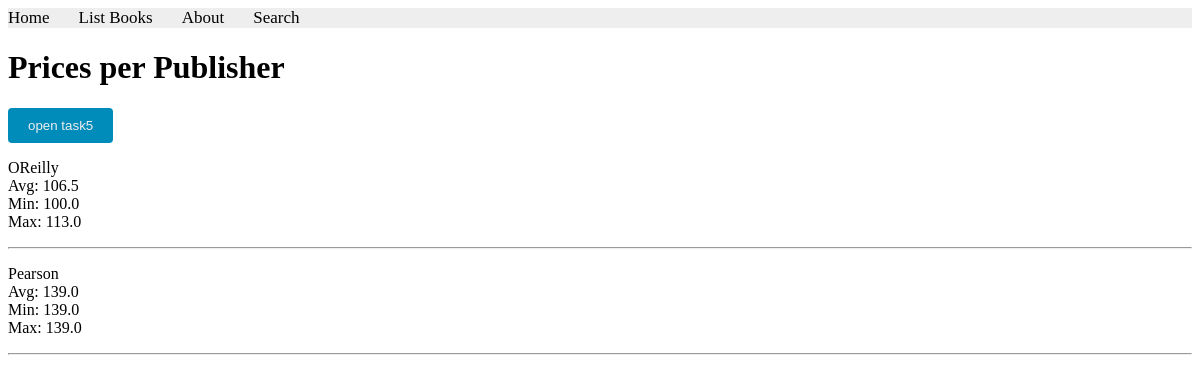
Page /books/lab8/task4/ on the committed database.
### apps/bookmodule/models.py (models this page shows)
class Publisher(models.Model):
    name = models.CharField(max_length=200)
    location = models.CharField(max_length=300)

### apps/bookmodule/views.py (the view)
# urls.py: path('lab8/task4/', views.task4, name="books.lab8.task4"),
def task4(request):
    data = Publisher.objects.annotate(
        avg_price=Avg('book__price'),
        min_price=Min('book__price'),
        max_price=Max('book__price')
    )
    return render(request, 'bookmodule/lab9/task4.html', {'data': data})

### apps/templates/bookmodule/lab9/task4.html (shortened to what this page needs)
{% extends "layouts/base.html" %}
{% load static %}
{% block content %}
<h1>Prices per Publisher</h1>
<button class="lab9-btn">
        <a href="{% url 'books.lab9.task5' %}">open task5</a>
    </button>
{% for p in data %}
    <p>
        {{ p.name }} <br>
        Avg: {{ p.avg_price }} <br>
        Min: {{ p.min_price }} <br>
        Max: {{ p.max_price }}
    </p>
    <hr>
{% empty %}
    <p>No data</p>
{% endfor %}
{% endblock content %}

### apps/static/styles.css (style rules this page uses)
.lab9-btn { background-color: #008CBA; color: #eeeeee; padding: 10px 20px; border: none; border-radius: 4px; cursor: pointer; }
.lab9-btn a { text-decoration: none; color: #eeeeee; }

### rows in the picture
Publisher: name "OReilly", avg_price "106.5", min_price "100.0", max_price "113.0"
Publisher: name "Pearson", avg_price "139.0", min_price "139.0", max_price "139.0"
